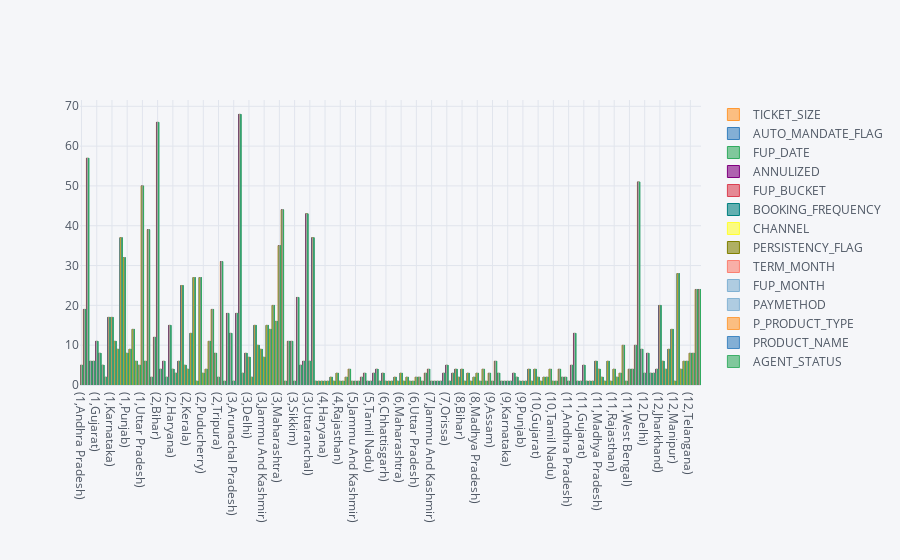

Here is the notebook cell this chart was saved with:
### Code cell
x=df.FUP_DATE.dt.month
y=df.CLEAN_STATE
# plt.figure(figsize=(30,10))
e=df.groupby([x,y]).count()
e.iplot(kind='bar')

### Figure 1 — Plotly figure (JSON) as saved in the notebook; plotly's stock layout.template omitted (floating-point values rounded to 4 significant figures; data arrays with more than 128 entries replaced by an {"elided": "..."} marker saying what was removed)
{"data": [{"marker": {"color": "rgba(255, 153, 51, 0.6)", "line": {"color": "rgba(255, 153, 51, 1.0)", "width": 1}}, "name": "TICKET_SIZE", "orientation": "v", "text": "", "type": "bar", "x": {"elided": "204 str values"}, "y": {"elided": "204 int values"}}, {"marker": {"color": "rgba(55, 128, 191, 0.6)", "line": {"color": "rgba(55, 128, 191, 1.0)", "width": 1}}, "name": "AUTO_MANDATE_FLAG", "orientation": "v", "text": "", "type": "bar", "x": {"elided": "204 str values"}, "y": {"elided": "204 int values"}}, {"marker": {"color": "rgba(50, 171, 96, 0.6)", "line": {"color": "rgba(50, 171, 96, 1.0)", "width": 1}}, "name": "FUP_DATE", "orientation": "v", "text": "", "type": "bar", "x": {"elided": "204 str values"}, "y": {"elided": "204 int values"}}, {"marker": {"color": "rgba(128, 0, 128, 0.6)", "line": {"color": "rgba(128, 0, 128, 1.0)", "width": 1}}, "name": "ANNULIZED", "orientation": "v", "text": "", "type": "bar", "x": {"elided": "204 str values"}, "y": {"elided": "204 int values"}}, {"marker": {"color": "rgba(219, 64, 82, 0.6)", "line": {"color": "rgba(219, 64, 82, 1.0)", "width": 1}}, "name": "FUP_BUCKET", "orientation": "v", "text": "", "type": "bar", "x": {"elided": "204 str values"}, "y": {"elided": "204 int values"}}, {"marker": {"color": "rgba(0, 128, 128, 0.6)", "line": {"color": "rgba(0, 128, 128, 1.0)", "width": 1}}, "name": "BOOKING_FREQUENCY", "orientation": "v", "text": "", "type": "bar", "x": {"elided": "204 str values"}, "y": {"elided": "204 int values"}}, {"marker": {"color": "rgba(255, 255, 51, 0.6)", "line": {"color": "rgba(255, 255, 51, 1.0)", "width": 1}}, "name": "CHANNEL", "orientation": "v", "text": "", "type": "bar", "x": {"elided": "204 str values"}, "y": {"elided": "204 int values"}}, {"marker": {"color": "rgba(128, 128, 0, 0.6)", "line": {"color": "rgba(128, 128, 0, 1.0)", "width": 1}}, "name": "PERSISTENCY_FLAG", "orientation": "v", "text": "", "type": "bar", "x": {"elided": "204 str values"}, "y": {"elided": "204 int values"}}, {"marker": {"color": "rgba(251, 128, 114, 0.6)", "line": {"color": "rgba(251, 128, 114, 1.0)", "width": 1}}, "name": "TERM_MONTH", "orientation": "v", "text": "", "type": "bar", "x": {"elided": "204 str values"}, "y": {"elided": "204 int values"}}, {"marker": {"color": "rgba(128, 177, 211, 0.6)", "line": {"color": "rgba(128, 177, 211, 1.0)", "width": 1}}, "name": "FUP_MONTH", "orientation": "v", "text": "", "type": "bar", "x": {"elided": "204 str values"}, "y": {"elided": "204 int values"}}, {"marker": {"color": "rgba(128, 177, 211, 0.6)", "line": {"color": "rgba(128, 177, 211, 0.8999999999999999)", "width": 1}}, "name": "PAYMETHOD", "orientation": "v", "text": "", "type": "bar", "x": {"elided": "204 str values"}, "y": {"elided": "204 int values"}}, {"marker": {"color": "rgba(255, 153, 51, 0.6)", "line": {"color": "rgba(255, 153, 51, 0.8999999999999999)", "width": 1}}, "name": "P_PRODUCT_TYPE", "orientation": "v", "text": "", "type": "bar", "x": {"elided": "204 str values"}, "y": {"elided": "204 int values"}}, {"marker": {"color": "rgba(55, 128, 191, 0.6)", "line": {"color": "rgba(55, 128, 191, 0.8999999999999999)", "width": 1}}, "name": "PRODUCT_NAME", "orientation": "v", "text": "", "type": "bar", "x": {"elided": "204 str values"}, "y": {"elided": "204 int values"}}, {"marker": {"color": "rgba(50, 171, 96, 0.6)", "line": {"color": "rgba(50, 171, 96, 0.8999999999999999)", "width": 1}}, "name": "AGENT_STATUS", "orientation": "v", "text": "", "type": "bar", "x": {"elided": "204 str values"}, "y": {"elided": "204 int values"}}], "layout": {"legend": {"bgcolor": "#F5F6F9", "font": {"color": "#4D5663"}}, "paper_bgcolor": "#F5F6F9", "plot_bgcolor": "#F5F6F9", "title": {"font": {"color": "#4D5663"}}, "xaxis": {"gridcolor": "#E1E5ED", "showgrid": true, "tickfont": {"color": "#4D5663"}, "title": {"font": {"color": "#4D5663"}, "text": ""}, "zerolinecolor": "#E1E5ED"}, "yaxis": {"gridcolor": "#E1E5ED", "showgrid": true, "tickfont": {"color": "#4D5663"}, "title": {"font": {"color": "#4D5663"}, "text": ""}, "zerolinecolor": "#E1E5ED"}}}
